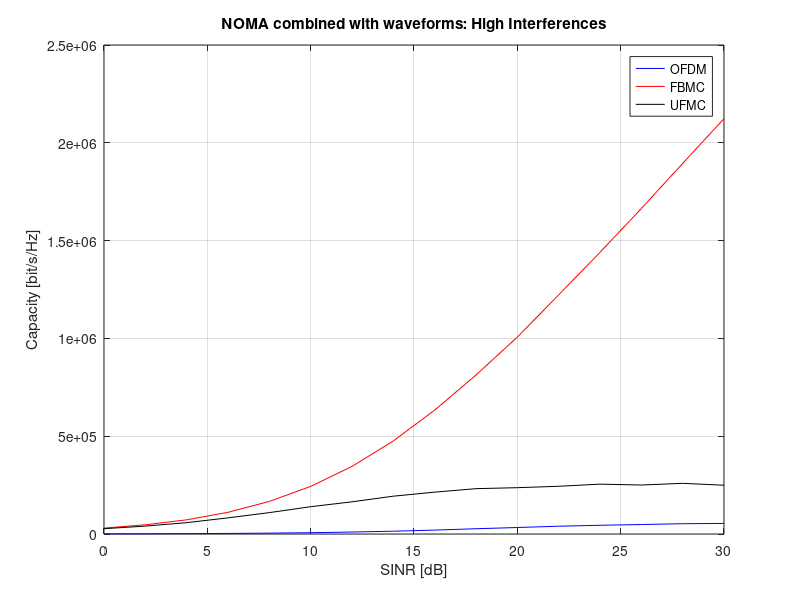
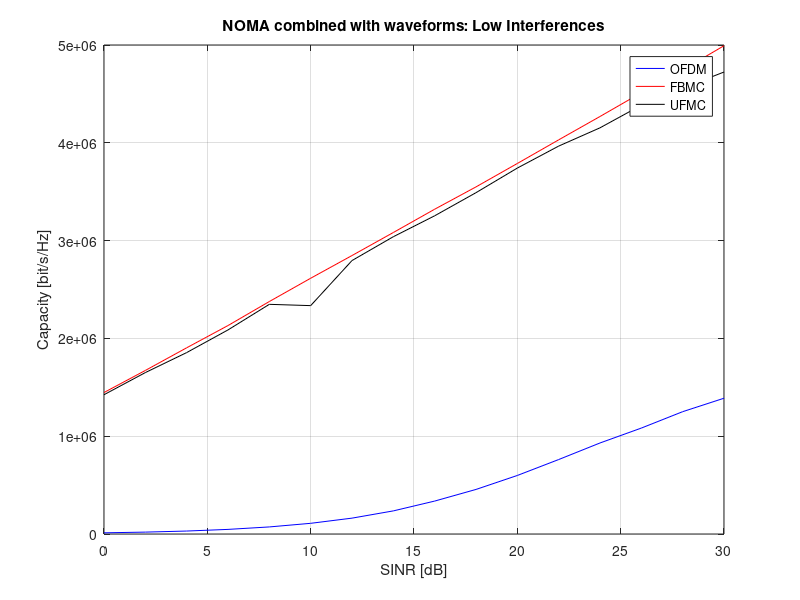

The MATLAB script that drew these images, in order:
clc;
clear all;
close all;

%% OFDM

OFDM_high=load('OFDM_NOMA_high.mat');
OFDM_low=load('OFDM_NOMA_low.mat');

%% FBMC

FBMC_high=load('FBMC_NOMA_high.mat');
FBMC_low=load('FBMC_NOMA_low.mat');

%% UFMC

UFMC_high=load('UFMC_NOMA_high.mat');
UFMC_low=load('UFMC_NOMA_low.mat');

%% Performances

%High interferences
figure,
plot(OFDM_high.snr_dB,OFDM_high.c1NOMA,'b');
hold on
plot(OFDM_high.snr_dB,FBMC_high.c1NOMA,'r');
plot(OFDM_high.snr_dB,UFMC_high.c1NOMA,'k');
title('NOMA combined with waveforms: High Interferences');
xlabel('SINR [dB]');
ylabel('Capacity [bit/s/Hz]');
legend('OFDM','FBMC','UFMC');
grid on

%Low interferences
figure,
plot(OFDM_high.snr_dB,OFDM_low.c1NOMA,'b');
hold on
plot(OFDM_high.snr_dB,FBMC_low.c1NOMA,'r');
plot(OFDM_high.snr_dB,UFMC_low.c1NOMA,'k');
title('NOMA combined with waveforms: Low Interferences');
xlabel('SINR [dB]');
ylabel('Capacity [bit/s/Hz]');
legend('OFDM','FBMC','UFMC');
grid on